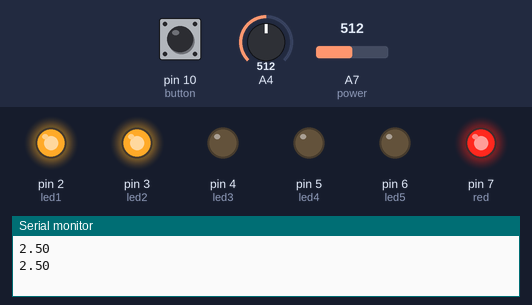
Simulated run of this sketch. Board: Arduino Nano, built with avr-gcc and run on an emulated ATmega328P. Parts: output pins drawn as LEDs (lit = HIGH), the last lines printed to the serial monitor. The inputs (shaded band) are chosen by the test bench; at power-on: pin 10 (button) LOW, A7 (power) = 512, A4 = 512.

Above: at 3.8 s.
3.9 s: pin 10 (button) pulled HIGH for 3 s
At 6.5 s:
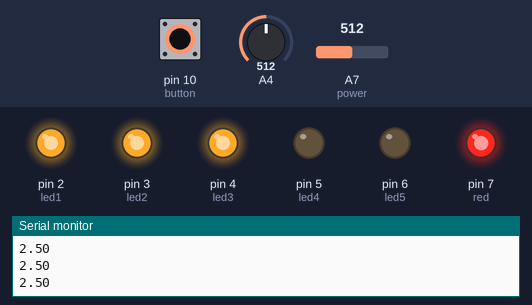
8.9 s: pin 10 (button) pulled HIGH for 3 s
18.4 s: A7 (power) set to 306
At 20.9 s:
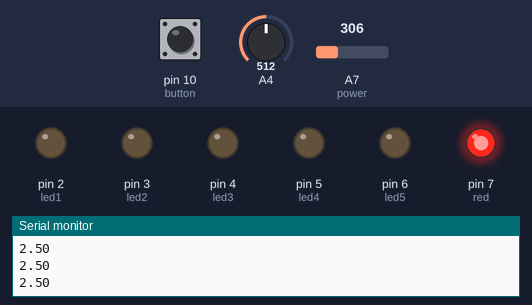
22.3 s: pin 10 (button) pulled HIGH for 3 s
At 23.0 s:
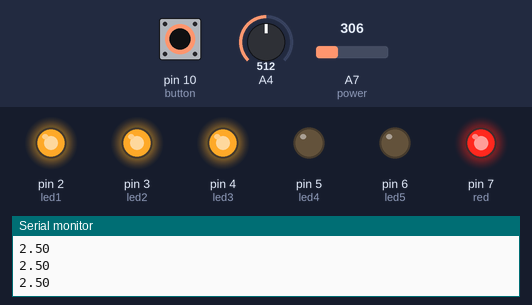
26.8 s: A7 (power) set to 402
30.7 s: A7 (power) set to 417
At 31.1 s:
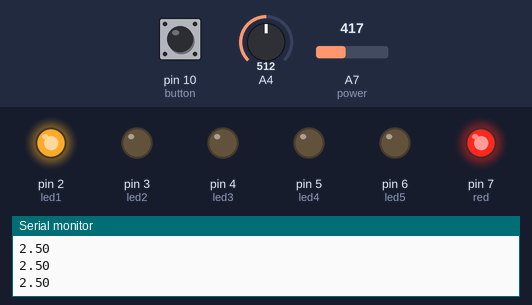
Timing chart, 0 to 35.7 s (numbered marks = the images above; inputs shaded):
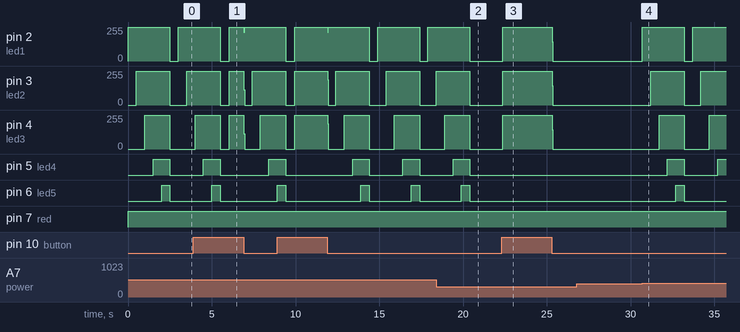

The sketch:

henrysolution.ino
```cpp
int led1 = 2;
int led2 = 3;
int led3 = 4;
int led4 = 5;
int led5 = 6;
int power = A7;
int red = 7;
int button = 10;

float val;
float analogValue;
float input_voltage;
float max_voltage = 5;
float step = max_voltage/5;


void setup() {

  Serial.begin(9600);
  pinMode(led1, OUTPUT);
  pinMode(led2, OUTPUT);
  pinMode(led3, OUTPUT);
  pinMode(led4, OUTPUT);
  pinMode(led5, OUTPUT);

  digitalWrite(A7, INPUT);

  pinMode(red, INPUT); //taking in power from battery


 //makes the black a ground


}

void loop() {

  float analogValue = analogRead (A4);
  float input_voltage = (analogValue * 5.0) / 1024.0; //this stuff is all for conversion

  Serial.println(input_voltage);


  if(digitalRead(button) == HIGH){ //make sure this is set right, might need to make it a pull up
    while(digitalRead(button) == HIGH){
      powerSense();
    }
    digitalWrite(led1, LOW);
    digitalWrite(led2, LOW);
    digitalWrite(led3, LOW);
    digitalWrite(led4, LOW);
    digitalWrite(led5, LOW);

  }
  else if(powerIn()){
     powerPowered();
  }
  else{
    batteryPowered();
  }
}


void batteryPowered(){

  pinMode(red, INPUT); //taking in power from battery
 //makes the black a ground


}

void powerPowered(){

   //taking in power from battery
  pinMode(red, OUTPUT);


  digitalWrite(red, HIGH); //makes the black a ground

  chargeSequence();
}


boolean powerIn(){ // determines if power is coming in
  //see if power is greater than zero, probably need a tie down to keep it zero if no power is coming in.
  val = analogRead (power);
  val = (val * 5.0) / 1024.0;
  return val > 2;
}

void chargeSequence(){ //blinks the lights to show that the battery is being charged

  digitalWrite(led1, HIGH);
  digitalWrite(led2, LOW);
  digitalWrite(led3, LOW);
  digitalWrite(led4, LOW);
  digitalWrite(led5, LOW);
  delay(500);
  digitalWrite(led1, HIGH);
  digitalWrite(led2, HIGH);
  digitalWrite(led3, LOW);
  digitalWrite(led4, LOW);
  digitalWrite(led5, LOW);
  delay(500);
  digitalWrite(led1, HIGH);
  digitalWrite(led2, HIGH);
  digitalWrite(led3, HIGH);
  digitalWrite(led4, LOW);
  digitalWrite(led5, LOW);
  delay(500);
  digitalWrite(led1, HIGH);
  digitalWrite(led2, HIGH);
  digitalWrite(led3, HIGH);
  digitalWrite(led4, HIGH);
  digitalWrite(led5, LOW);
  delay(500);
  digitalWrite(led1, HIGH);
  digitalWrite(led2, HIGH);
  digitalWrite(led3, HIGH);
  digitalWrite(led4, HIGH);
  digitalWrite(led5, HIGH);
  delay(500);
  digitalWrite(led1, LOW);
  digitalWrite(led2, LOW);
  digitalWrite(led3, LOW);
  digitalWrite(led4, LOW);
  digitalWrite(led5, LOW);
  delay(500);

}

void powerSense(){ //reads the power
 //reads the power
  analogValue = analogRead (A4);
  input_voltage = (analogValue * 5.0) / 1024.0; //this stuff is all for conversion

  Serial.println(input_voltage);

  if (input_voltage < step && input_voltage > 0.00 )
    {
    LED_function(1);
    }
  else if (input_voltage < (2*step) && input_voltage >= (step))
    {
    LED_function(2);
    }
  else if (input_voltage < (3*step) && input_voltage >= (2*step))
    {
    LED_function(3);
    }
  else if (input_voltage < (4*step) && input_voltage >= (3*step))
    {
    LED_function(4);
    }
  else if (input_voltage >= (4*step))
    {
    LED_function(5);
    }
}

void LED_function(int stage) //this sets the leds based on the ouput of power sense
{
    for (int j=2; j<=6; j++)
    {
    digitalWrite(j,LOW);
    }
    for (int i=1, l=2; i<=stage; i++,l++)
    {
    digitalWrite(l,HIGH);
    }

}
```

Measured:
- the behaviour switches between 409 and 410 on A7 (power) (found by bisection; images 3 and 4)
- after the input at 3.9 s, pin 6 (led5): goes on until 5.5 s, then stays LOW
- after the input at 18.4 s, pin 2 (led1), pin 3 (led2), pin 4 (led3): goes on until 20.4 s, then stays 0/255
- after the input at 22.3 s, pin 2 (led1), pin 3 (led2), pin 4 (led3): 0/255 → 254/255 after 0.06 s, → 0/255 3.0 s later
- after the input at 30.7 s, pin 2 (led1): 0/255 → 255/255 at once, → 0/255 2.5 s later, → 255/255 0.50 s later; pin 3 (led2): 0/255 → 255/255 after 0.50 s, → 0/255 2.0 s later, → 255/255 1.0 s later
